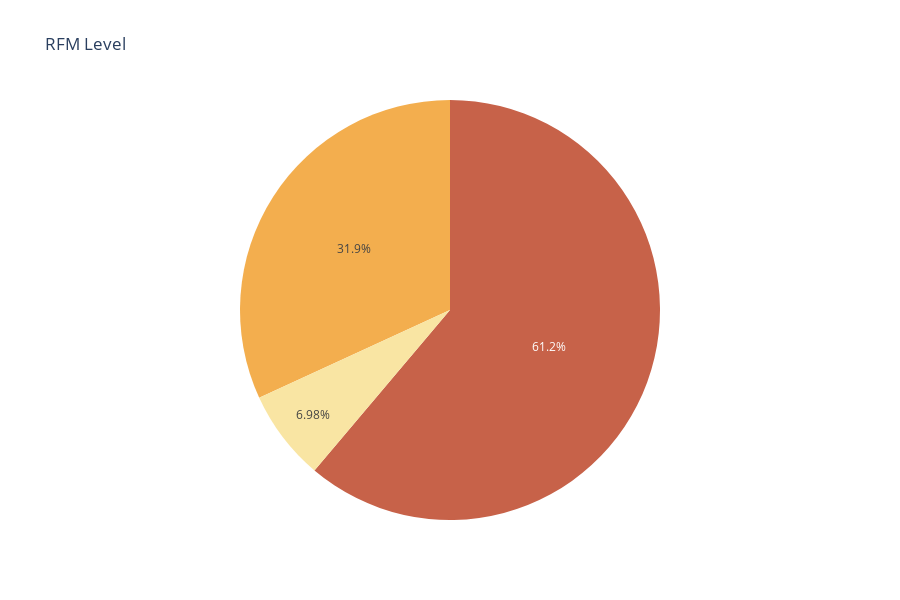

The code cell stored with this chart in its notebook:
### Code cell
# Meresample data ke bulanan dan menghitung jumlah pesanan
RFM = df_rfm['RFM Level'].value_counts().sort_values(ascending=False)
RFM.columns = ['RFM Level', 'Count']

# Membuat plot interaktif dengan Plotly Express

fig = px.pie(RFM, values=RFM.values, names=RFM.index, title='RFM Level',
              labels={'index': 'RFM Level', 'value': 'Count'}, height=600, color_discrete_sequence=['#C76249', '#F3AE4E', '#F9E5A3', '#F3E1C1'])


# Menambahkan mode hover untuk menampilkan detail saat dihover
fig.update_traces(hovertemplate='RFM Level: %{label}<br>Count: %{value}', hoverlabel=dict(bgcolor='antiquewhite', font_size=12, font_family='Rockwell'), name='')
fig.update_layout(showlegend=False)

fig.show()

### Figure 1 — Plotly figure (JSON) as saved in the notebook; plotly's stock layout.template omitted (floating-point values rounded to 4 significant figures)
{"data": [{"domain": {"x": [0, 1], "y": [0, 1]}, "hoverlabel": {"bgcolor": "antiquewhite", "font": {"family": "Rockwell", "size": 12}}, "hovertemplate": "RFM Level: %{label}<br>Count: %{value}", "labels": ["Gold", "Silver", "Platinum"], "legendgroup": "", "name": "", "showlegend": true, "type": "pie", "values": [57760, 30088, 6587]}], "layout": {"height": 600, "legend": {"tracegroupgap": 0}, "piecolorway": ["#C76249", "#F3AE4E", "#F9E5A3", "#F3E1C1"], "showlegend": false, "title": {"text": "RFM Level"}}}
